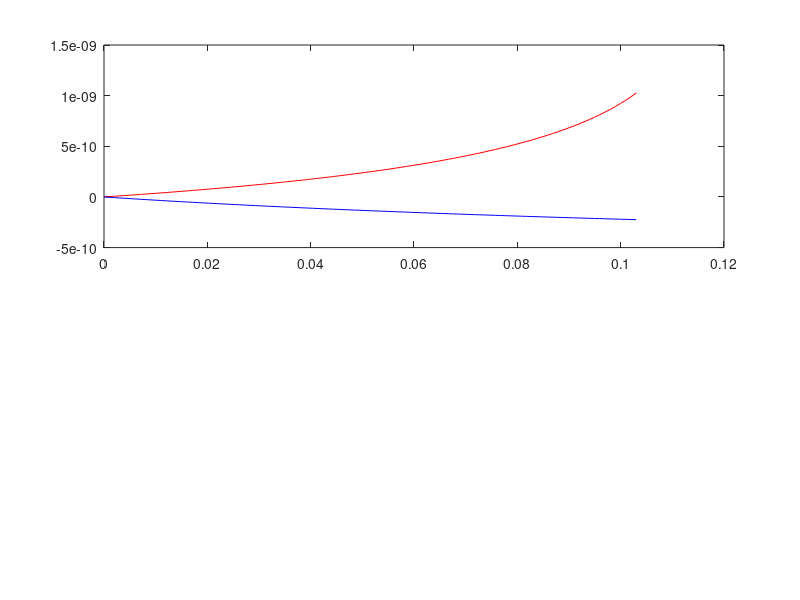

Write the MATLAB code that produced this figure. (Note: this script raises an error after producing the figure.)
clear;
clc;
close all;

M = csvread("dados_acelerometro_1.csv");

% Adquire os dados medidos do acelerometro
theta = M(33:45,1);
c21 = M(33:45,2);
c32 = M(33:45,3);
c21d = c21-c21(1);
c32d = c32-c32(1);


% deixa os dados medidos na mesma proporção dos modelados
theta = linspace(0, 0.103, 13); 

Eq = csvread("acelerometro_eq_pontos.csv");

% Adquire os dados modelados do acelerometro
C12_eq = Eq(1:103,1)'*5;
C32_eq = Eq(115:217,1)'*5;

C21d_eq = C12_eq-C12_eq(1);
C32d_eq = C32_eq-C32_eq(1);

theta_eq = linspace(0, 0.103, 103);


% Plot dos dois dados comparando a capacitancia com o angulo
figure(1)
title("Capacitancia pelo angulo(°)")
subplot(2,1,1)
plot(theta_eq, C21d_eq, 'r', theta_eq, C32d_eq, 'b')
subtitle("Modelado")
xlabel("Angulo (°)")
ylabel("Capacitancia (pF)")
subplot(2,1,2)
plot(theta, c21d, "r", theta, c32d, "b")
subtitle("Obtidos")
xlabel("Angulo (°)")
ylabel("Capacitancia (pF)")

% Plot comparando a variacao entre eles
figure(2)
title("Variação C1 por C2")
subplot(2,1,1)
plot(C21d_eq, C32d_eq, "r")
title("Modelada")
xlabel("C2")
ylabel("C1")

subplot(2,1,2)
plot(c21d, c32d, "r")
title("Obtido")
